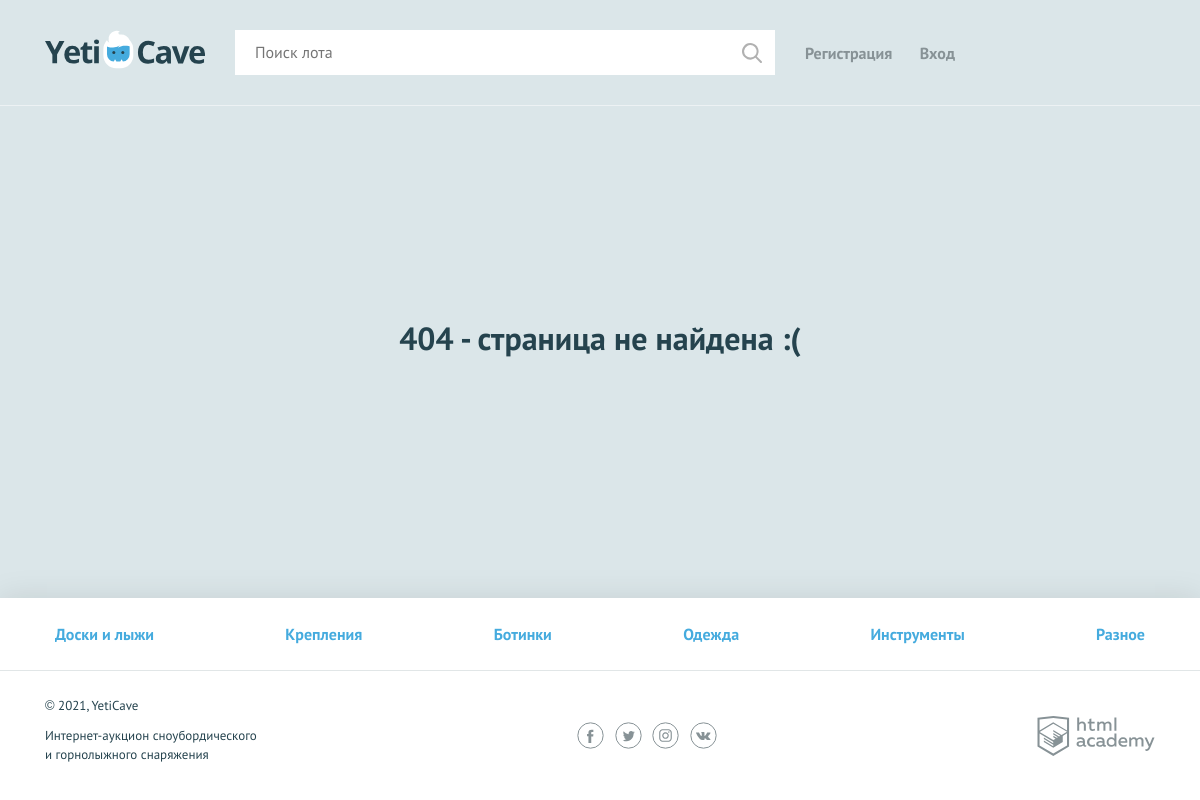
Screenshot of /404 with the database file from the repository.
### tables this page shows
CREATE TABLE `categorys` (
  `id` int(11) NOT NULL,
  `name` varchar(100) NOT NULL DEFAULT '-',
  `code` varchar(30) NOT NULL DEFAULT '-'
);

### helpers.php (called while the page is built, shortened)
<?php
function include_template($name, array $data = []) {
    $name = 'templates/' . $name;
    extract($data);
    require $name;
    $result = ob_get_clean();
    return $result;
}

### libs/class_DB.php (called while the page is built, shortened)
<?php
class DB {
    static public $mysqli = array();
    static public $connect = array();
    static public function _($key = 0) {
        if(!isset(self::$mysqli[$key])) {
            if(!isset(self::$connect['local'])) {
                self::$connect['local'] = Core::$DB_LOCAL;
            }
            if(!isset(self::$connect['login'])) {
                self::$connect['login'] = Core::$DB_LOGIN;
            }
            if(!isset(self::$connect['pass'])) {
                self::$connect['pass'] = Core::$DB_PASS;
            }
            if(!isset(self::$connect['name'])) {
                self::$connect['name'] = Core::$DB_NAME;
            }
            self::$mysqli[$key] = @new mysqli(self::$connect['local'], self::$connect['login'], self::$connect['pass'], self::$connect['name']);
        }
        return(self::$mysqli[$key]);
    }
}

### libs/default.php (called while the page is built, shortened)
<?php
function q($query, $key = 0) {
    $res = DB::_($key)->query($query);
    if($res === false) {
        $info = debug_backtrace();
        echo '<div style="margin-top: 300px">';
        echo 'ЗАПРОС: '.$query.'<br>'.DB::_($key)->error.'<br><hr>';
        wtf($info, 1);
        echo 'ФАЙЛ - '.$info[0]['file'].'<br>СТРОКА - '.$info[0]['line'];
        echo '</div>';
        $error = 'Ошибка в запросе: '.date('Y-m-d h:i:s')."\n".$query."\n\n".'ФАЙЛ - '.$info[0]['file']."\n".'СТРОКА - '.$info[0]['line']."\n".'=======================================================';
        file_put_contents('./logs/query_errors.txt', $error."\n\n", FILE_APPEND);
        $_SESSION['errors'][] = 'ошибка в запросе';
        return false;
    } else {
        return $res;
    }
}
function out_secur($var) {
    if(!is_array($var)) {
        $var = htmlspecialchars($var);
    } else {
        $var = array_map('out_secur', $var);
    }
    return $var;
}

### templates/layout.php (the view, shortened to what this page needs)
<!DOCTYPE html>
<html lang="ru">
<head>
    <link href="../css/normalize.min.css" rel="stylesheet">
    <link href="../css/style.css" rel="stylesheet">
    <link href="../css/flatpickr.min.css" rel="stylesheet">
</head>
<body>
<div class="page-wrapper">
    <header class="main-header">
        <div class="main-header__container container">
            <a class="main-header__logo" href="/">
                <img src="../img/logo.svg" width="160" height="39" alt="Логотип компании YetiCave">
            </a>
            <form class="main-header__search" method="get" action="/search" autocomplete="off">
                <input type="search" value="<?=@$_GET['search']?>" name="search" placeholder="Поиск лота">
                <input class="main-header__search-btn" type="submit" name="find" value="Найти">
            </form>
            <nav class="user-menu">
                <?php if($is_auth === 1) { ?>
                    <div class="user-menu__logged">
                        <p><?=$user_name?></p>
                        <a class="user-menu__bets" href="/my-bets">Мои ставки</a>
                        <a class="user-menu__logout" href="logout">Выход</a>
                    </div>
                <?php } else { ?>
                    <ul class="user-menu__list">
                        <li class="user-menu__item">
                            <a href="sign-up">Регистрация</a>
                        </li>
                        <li class="user-menu__item">
                            <a href="login">Вход</a>
                        </li>
                    </ul>
                <?php } ?>
            </nav>
        </div>
    </header>
<?=include_template($content.'.php', ['cats'=>$cats, 'two_cats'=>$two_cats])?>
</div>
<footer class="main-footer">
    <nav class="nav">
        <ul class="nav__list container">
            <?php foreach($cats as $v) : ?>
                <li class="nav__item">
                    <a href="/all-lots?cat=<?=$v['code']?>"><?=out_secur($v['name'])?></a>
                </li>
            <?php endforeach; ?>
        </ul>
    </nav>
    <div class="main-footer__bottom container">
        <div class="main-footer__copyright">
            <p>© <?=date('Y')?>, YetiCave</p>
            <p>Интернет-аукцион сноубордического и горнолыжного снаряжения</p>
        </div>
        <div class="main-footer__social social">
            <a class="social__link social__link--facebook" href="#">
            </a>
            <a class="social__link social__link--twitter" href="#">
            </a>
            <a class="social__link social__link--instagram" href="#">
            </a>
            <a class="social__link social__link--vkontakte" href="#">
            </a>
        </div>
        <div class="main-footer__developed-by">
            <a class="logo-academy" href="https://htmlacademy.ru/intensive/php">
            </a>
        </div>
    </div>
</footer>
</body>
</html>

### css/style.css (style rules this page uses)
html, body { height: 100%; }
.page-wrapper { display: flex; flex-direction: column; min-height: 100%; margin-bottom: -202px; }
.page-wrapper::after { content: ""; display: block; }
.page-wrapper::after { height: 85px; }
body { min-width: 1140px; background-color: #dbe6e9; font-family: "PT Sans", sans-serif; font-weight: 400; font-size: 16px; line-height: 26px; color: #25434e; }
a { text-decoration: none; }
.container { width: 1110px; margin: 0 auto; padding: 0 15px; }
.main-header { padding: 30px 0 29px; border-bottom: 1px solid rgba(255, 255, 255, 0.5); }
.main-header__container { display: -webkit-flex; display: -ms-flexbox; display: flex; -webkit-justify-content: flex-start; -ms-flex-pack: start; justify-content: flex-start; }
.main-header__logo { display: block; margin-right: 30px; }
.main-header__search { position: relative; width: 540px; margin-right: 30px; }
.main-header__search input[type="search"] { width: 100%; padding: 8px 19px 9px 19px; border: 1px solid #ffffff; }
.main-header__search-btn { content: ""; position: absolute; top: 3px; right: 3px; width: 20px; height: 20px; padding: 20px; background: url("../img/search.svg") center no-repeat; opacity: 0.3; border: 0; font-size: 0; }
.user-menu__list { display: -webkit-flex; display: -ms-flexbox; display: flex; -webkit-justify-content: space-between; -ms-flex-pack: justify; justify-content: space-between; -webkit-flex-wrap: wrap; -ms-flex-wrap: wrap; flex-wrap: wrap; width: 150px; margin: 0; margin-top: 10px; padding: 0; list-style: none; }
.user-menu__item a { color: #879296; font-weight: 700; }
.user-menu { display: -webkit-flex; display: -ms-flexbox; display: flex; }
.main-footer { background-color: #ffffff; box-shadow: 0 0 30px 0 rgba(0, 0, 0, 0.1); }
.main-footer__bottom { display: -webkit-flex; display: -ms-flexbox; display: flex; -webkit-justify-content: space-between; -ms-flex-pack: justify; justify-content: space-between; -webkit-align-items: center; -ms-flex-align: center; align-items: center; padding: 25px 0; }
.main-footer__copyright { max-width: 212px; }
.main-footer__copyright p { margin: 0; margin-bottom: 11px; font-size: 13px; line-height: 19px; }
.main-footer__social { width: 140px; }
.social { display: -webkit-flex; display: -ms-flexbox; display: flex; -webkit-justify-content: space-between; -ms-flex-pack: justify; justify-content: space-between; -webkit-flex-wrap: wrap; -ms-flex-wrap: wrap; flex-wrap: wrap; }
.social__link { width: 27px; height: 27px; }
.logo-academy { display: block; width: 118px; height: 40px; }
.nav { background-color: #ffffff; border-bottom: 1px solid #e1e6e7; }
.nav__list { display: -webkit-flex; display: -ms-flexbox; display: flex; -webkit-justify-content: space-between; -ms-flex-pack: justify; justify-content: space-between; -webkit-flex-wrap: wrap; -ms-flex-wrap: wrap; flex-wrap: wrap; list-style: none; }
.nav__item a { position: relative; display: block; padding: 12px 10px; font-weight: 700; color: #45abde; }
.nav__item a::before { content: ""; display: none; position: absolute; bottom: 0; width: calc(100% - 20px); height: 3px; background-color: #e2e5e6; }
.main-footer .nav__item a { padding: 23px 10px; }

### rows the page displays
categorys: name "Доски и лыжи"
categorys: name "Крепления"
categorys: name "Ботинки"
categorys: name "Одежда"
categorys: name "Инструменты"
categorys: name "Разное"
